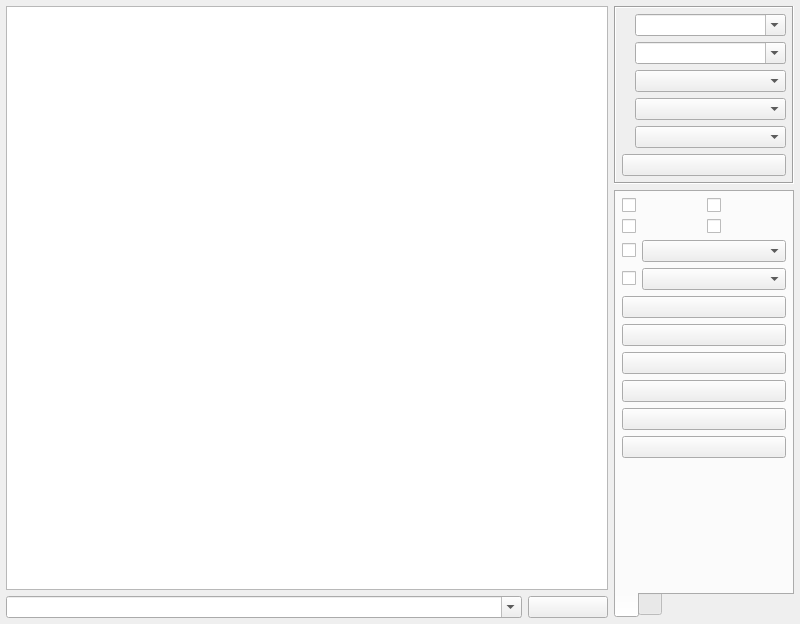
<?xml version="1.0" encoding="UTF-8"?>
<ui version="4.0">
 <class>frmComTool</class>
 <widget class="QWidget" name="frmComTool">
  <property name="geometry">
   <rect>
    <x>0</x>
    <y>0</y>
    <width>800</width>
    <height>624</height>
   </rect>
  </property>
  <layout class="QGridLayout" name="gridLayout_6">
   <property name="leftMargin">
    <number>6</number>
   </property>
   <property name="topMargin">
    <number>6</number>
   </property>
   <property name="rightMargin">
    <number>6</number>
   </property>
   <property name="bottomMargin">
    <number>6</number>
   </property>
   <item row="0" column="0">
    <widget class="QTextEdit" name="txtMain">
     <property name="enabled">
      <bool>true</bool>
     </property>
     <property name="frameShape">
      <enum>QFrame::Shape::StyledPanel</enum>
     </property>
     <property name="verticalScrollBarPolicy">
      <enum>Qt::ScrollBarPolicy::ScrollBarAsNeeded</enum>
     </property>
     <property name="horizontalScrollBarPolicy">
      <enum>Qt::ScrollBarPolicy::ScrollBarAsNeeded</enum>
     </property>
     <property name="readOnly">
      <bool>true</bool>
     </property>
    </widget>
   </item>
   <item row="0" column="1" rowspan="2">
    <widget class="QWidget" name="widgetRight" native="true">
     <property name="minimumSize">
      <size>
       <width>180</width>
       <height>0</height>
      </size>
     </property>
     <property name="maximumSize">
      <size>
       <width>180</width>
       <height>16777215</height>
      </size>
     </property>
     <layout class="QVBoxLayout" name="verticalLayout">
      <property name="leftMargin">
       <number>0</number>
      </property>
      <property name="topMargin">
       <number>0</number>
      </property>
      <property name="rightMargin">
       <number>0</number>
      </property>
      <property name="bottomMargin">
       <number>0</number>
      </property>
      <item>
       <widget class="QFrame" name="frameTop">
        <property name="frameShape">
         <enum>QFrame::Shape::Box</enum>
        </property>
        <property name="frameShadow">
         <enum>QFrame::Shadow::Sunken</enum>
        </property>
        <layout class="QGridLayout" name="gridLayout_3">
         <property name="leftMargin">
          <number>6</number>
         </property>
         <property name="topMargin">
          <number>6</number>
         </property>
         <property name="rightMargin">
          <number>6</number>
         </property>
         <property name="bottomMargin">
          <number>6</number>
         </property>
         <item row="0" column="0">
          <widget class="QLabel" name="labPortName">
           <property name="text">
            <string/>
           </property>
          </widget>
         </item>
         <item row="0" column="1">
          <widget class="QComboBox" name="cboxPortName">
           <property name="sizePolicy">
            <sizepolicy hsizetype="Preferred" vsizetype="Fixed">
             <horstretch>1</horstretch>
             <verstretch>0</verstretch>
            </sizepolicy>
           </property>
           <property name="editable">
            <bool>true</bool>
           </property>
          </widget>
         </item>
         <item row="1" column="0">
          <widget class="QLabel" name="labBaudRate">
           <property name="text">
            <string/>
           </property>
          </widget>
         </item>
         <item row="1" column="1">
          <widget class="QComboBox" name="cboxBaudRate">
           <property name="sizePolicy">
            <sizepolicy hsizetype="Preferred" vsizetype="Fixed">
             <horstretch>1</horstretch>
             <verstretch>0</verstretch>
            </sizepolicy>
           </property>
           <property name="editable">
            <bool>true</bool>
           </property>
          </widget>
         </item>
         <item row="2" column="0">
          <widget class="QLabel" name="labDataBit">
           <property name="text">
            <string/>
           </property>
          </widget>
         </item>
         <item row="2" column="1">
          <widget class="QComboBox" name="cboxDataBit">
           <property name="sizePolicy">
            <sizepolicy hsizetype="Preferred" vsizetype="Fixed">
             <horstretch>1</horstretch>
             <verstretch>0</verstretch>
            </sizepolicy>
           </property>
          </widget>
         </item>
         <item row="3" column="0">
          <widget class="QLabel" name="labParity">
           <property name="text">
            <string/>
           </property>
          </widget>
         </item>
         <item row="3" column="1">
          <widget class="QComboBox" name="cboxParity">
           <property name="sizePolicy">
            <sizepolicy hsizetype="Preferred" vsizetype="Fixed">
             <horstretch>1</horstretch>
             <verstretch>0</verstretch>
            </sizepolicy>
           </property>
          </widget>
         </item>
         <item row="4" column="0">
          <widget class="QLabel" name="labStopBit">
           <property name="text">
            <string/>
           </property>
          </widget>
         </item>
         <item row="4" column="1">
          <widget class="QComboBox" name="cboxStopBit">
           <property name="sizePolicy">
            <sizepolicy hsizetype="Preferred" vsizetype="Fixed">
             <horstretch>1</horstretch>
             <verstretch>0</verstretch>
            </sizepolicy>
           </property>
          </widget>
         </item>
         <item row="5" column="0" colspan="2">
          <widget class="QPushButton" name="btnOpen">
           <property name="text">
            <string/>
           </property>
          </widget>
         </item>
        </layout>
       </widget>
      </item>
      <item>
       <widget class="QTabWidget" name="tabWidget">
        <property name="tabPosition">
         <enum>QTabWidget::TabPosition::South</enum>
        </property>
        <property name="currentIndex">
         <number>0</number>
        </property>
        <widget class="QWidget" name="tab">
         <attribute name="title">
          <string/>
         </attribute>
         <layout class="QGridLayout" name="gridLayout_5">
          <property name="leftMargin">
           <number>6</number>
          </property>
          <property name="topMargin">
           <number>6</number>
          </property>
          <property name="rightMargin">
           <number>6</number>
          </property>
          <property name="bottomMargin">
           <number>6</number>
          </property>
          <item row="0" column="0">
           <widget class="QCheckBox" name="ckHexSend">
            <property name="text">
             <string/>
            </property>
           </widget>
          </item>
          <item row="0" column="1">
           <widget class="QCheckBox" name="ckHexReceive">
            <property name="text">
             <string/>
            </property>
           </widget>
          </item>
          <item row="1" column="0">
           <widget class="QCheckBox" name="ckDebug">
            <property name="text">
             <string/>
            </property>
           </widget>
          </item>
          <item row="1" column="1">
           <widget class="QCheckBox" name="ckAutoClear">
            <property name="text">
             <string/>
            </property>
           </widget>
          </item>
          <item row="2" column="0" colspan="2">
           <layout class="QGridLayout" name="gridLayout">
            <item row="0" column="0">
             <widget class="QCheckBox" name="ckAutoSend">
              <property name="text">
               <string/>
              </property>
             </widget>
            </item>
            <item row="0" column="1">
             <widget class="QComboBox" name="cboxSendInterval">
              <property name="sizePolicy">
               <sizepolicy hsizetype="Expanding" vsizetype="Fixed">
                <horstretch>0</horstretch>
                <verstretch>0</verstretch>
               </sizepolicy>
              </property>
             </widget>
            </item>
            <item row="1" column="0">
             <widget class="QCheckBox" name="ckAutoSave">
              <property name="text">
               <string/>
              </property>
             </widget>
            </item>
            <item row="1" column="1">
             <widget class="QComboBox" name="cboxSaveInterval">
              <property name="sizePolicy">
               <sizepolicy hsizetype="Expanding" vsizetype="Fixed">
                <horstretch>0</horstretch>
                <verstretch>0</verstretch>
               </sizepolicy>
              </property>
             </widget>
            </item>
           </layout>
          </item>
          <item row="3" column="0" colspan="2">
           <widget class="QPushButton" name="btnSendCount">
            <property name="text">
             <string/>
            </property>
           </widget>
          </item>
          <item row="4" column="0" colspan="2">
           <widget class="QPushButton" name="btnReceiveCount">
            <property name="text">
             <string/>
            </property>
           </widget>
          </item>
          <item row="5" column="0" colspan="2">
           <widget class="QPushButton" name="btnStopShow">
            <property name="text">
             <string/>
            </property>
           </widget>
          </item>
          <item row="6" column="0" colspan="2">
           <widget class="QPushButton" name="btnSave">
            <property name="text">
             <string/>
            </property>
           </widget>
          </item>
          <item row="7" column="0" colspan="2">
           <widget class="QPushButton" name="btnData">
            <property name="text">
             <string/>
            </property>
           </widget>
          </item>
          <item row="8" column="0" colspan="2">
           <widget class="QPushButton" name="btnClear">
            <property name="text">
             <string/>
            </property>
           </widget>
          </item>
          <item row="9" column="0" colspan="2">
           <spacer name="verticalSpacer">
            <property name="orientation">
             <enum>Qt::Orientation::Vertical</enum>
            </property>
            <property name="sizeHint" stdset="0">
             <size>
              <width>20</width>
              <height>2</height>
             </size>
            </property>
           </spacer>
          </item>
         </layout>
        </widget>
        <widget class="QWidget" name="tab_2">
         <attribute name="title">
          <string/>
         </attribute>
         <layout class="QGridLayout" name="gridLayout_2">
          <property name="leftMargin">
           <number>6</number>
          </property>
          <property name="topMargin">
           <number>6</number>
          </property>
          <property name="rightMargin">
           <number>6</number>
          </property>
          <property name="bottomMargin">
           <number>6</number>
          </property>
          <item row="0" column="0" colspan="2">
           <layout class="QGridLayout" name="gridLayout_4">
            <item row="3" column="0">
             <widget class="QLabel" name="labListenPort">
              <property name="text">
               <string/>
              </property>
             </widget>
            </item>
            <item row="1" column="0">
             <widget class="QLabel" name="labServerIP">
              <property name="text">
               <string/>
              </property>
             </widget>
            </item>
            <item row="4" column="1">
             <widget class="QComboBox" name="cboxSleepTime"/>
            </item>
            <item row="1" column="1">
             <widget class="QLineEdit" name="txtServerIP">
              <property name="text">
               <string/>
              </property>
             </widget>
            </item>
            <item row="2" column="0">
             <widget class="QLabel" name="labServerPort">
              <property name="text">
               <string/>
              </property>
             </widget>
            </item>
            <item row="2" column="1">
             <widget class="QLineEdit" name="txtServerPort">
              <property name="text">
               <string/>
              </property>
             </widget>
            </item>
            <item row="4" column="0">
             <widget class="QLabel" name="labSleepTime">
              <property name="text">
               <string/>
              </property>
             </widget>
            </item>
            <item row="3" column="1">
             <widget class="QLineEdit" name="txtListenPort"/>
            </item>
            <item row="0" column="0">
             <widget class="QLabel" name="labMode">
              <property name="text">
               <string/>
              </property>
             </widget>
            </item>
            <item row="0" column="1">
             <widget class="QComboBox" name="cboxMode">
              <item>
               <property name="text">
                <string>Tcp_Client</string>
               </property>
              </item>
              <item>
               <property name="text">
                <string>Tcp_Server</string>
               </property>
              </item>
              <item>
               <property name="text">
                <string>Udp_Client</string>
               </property>
              </item>
              <item>
               <property name="text">
                <string>Udp_Server</string>
               </property>
              </item>
             </widget>
            </item>
           </layout>
          </item>
          <item row="2" column="0" colspan="2">
           <widget class="QPushButton" name="btnStart">
            <property name="text">
             <string/>
            </property>
           </widget>
          </item>
          <item row="3" column="0" colspan="2">
           <spacer name="verticalSpacer_2">
            <property name="orientation">
             <enum>Qt::Orientation::Vertical</enum>
            </property>
            <property name="sizeHint" stdset="0">
             <size>
              <width>20</width>
              <height>59</height>
             </size>
            </property>
           </spacer>
          </item>
          <item row="1" column="0" colspan="2">
           <widget class="QCheckBox" name="ckAutoConnect">
            <property name="text">
             <string/>
            </property>
           </widget>
          </item>
         </layout>
        </widget>
       </widget>
      </item>
     </layout>
    </widget>
   </item>
   <item row="1" column="0">
    <widget class="QWidget" name="widget" native="true">
     <layout class="QHBoxLayout" name="horizontalLayout">
      <property name="leftMargin">
       <number>0</number>
      </property>
      <property name="topMargin">
       <number>0</number>
      </property>
      <property name="rightMargin">
       <number>0</number>
      </property>
      <property name="bottomMargin">
       <number>0</number>
      </property>
      <item>
       <widget class="QComboBox" name="cboxData">
        <property name="sizePolicy">
         <sizepolicy hsizetype="Ignored" vsizetype="Fixed">
          <horstretch>0</horstretch>
          <verstretch>0</verstretch>
         </sizepolicy>
        </property>
        <property name="editable">
         <bool>true</bool>
        </property>
        <property name="duplicatesEnabled">
         <bool>false</bool>
        </property>
       </widget>
      </item>
      <item>
       <widget class="QPushButton" name="btnSend">
        <property name="minimumSize">
         <size>
          <width>80</width>
          <height>0</height>
         </size>
        </property>
        <property name="maximumSize">
         <size>
          <width>80</width>
          <height>16777215</height>
         </size>
        </property>
        <property name="text">
         <string/>
        </property>
       </widget>
      </item>
     </layout>
    </widget>
   </item>
  </layout>
 </widget>
 <resources/>
 <connections/>
</ui>
